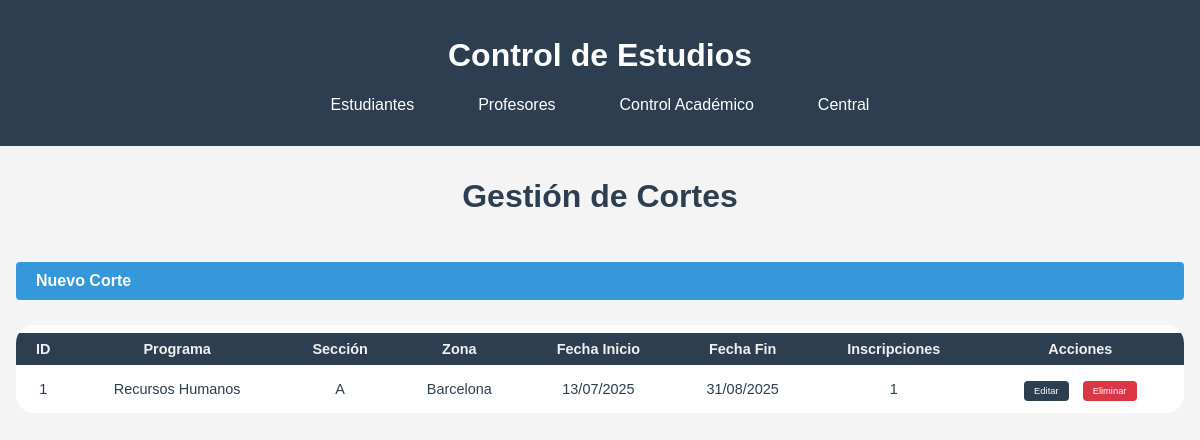
Page /control_academico/cortes on the committed database.
### modulos/control_academico/models.py (models this page shows, shortened)
class Corte(db.Model):
    __tablename__ = 'cortes'
    id = db.Column(db.Integer, primary_key=True)
    programa_id = db.Column(db.Integer, db.ForeignKey('programas.id'), nullable=False)
    seccion = db.Column(db.String(20), nullable=False)
    zona = db.Column(db.String(50), nullable=False)
    fecha_inicio = db.Column(db.Date, nullable=False)
    fecha_fin = db.Column(db.Date, nullable=False)
    programa = db.relationship('Programa', back_populates='cortes')
    inscripciones = db.relationship('Inscripcion', back_populates='corte')

class Programa(db.Model):
    __tablename__ = 'programas'
    id = db.Column(db.Integer, primary_key=True)
    nombre = db.Column(db.String(100), nullable=False)
    carrera_id = db.Column(db.Integer, db.ForeignKey('carreras.id'), nullable=False)
    carrera = db.relationship('Carrera', back_populates='programas')
    materias = db.relationship('Materia', back_populates='programa')
    cortes = db.relationship('Corte', back_populates='programa')

### modulos/control_academico/routes.py (the view)
@bp.route('/cortes')
def listar_cortes():
    cortes = Corte.query.all()
    programas = Programa.query.all()
    return render_template('control_academico/cortes.html',
                         cortes=cortes, programas=programas)

### modulos/control_academico/templates/control_academico/cortes.html (shortened to what this page needs)
{% extends "central/base.html" %}
{% block content %}
<div class="welcome-container">
    <h1 class="titulo-estudiantes">Gestión de Cortes</h1>
    <div class="tabla-estudiantes-contenedor">
        <a href="{{ url_for('control_academico.crear_corte') }}" class="btn-nuevo-estudiante">Nuevo Corte</a>
        <table class="tabla-estudiantes">
            <thead>
                <tr>
                    <th>ID</th>
                    <th>Programa</th>
                    <th>Sección</th>
                    <th>Zona</th>
                    <th>Fecha Inicio</th>
                    <th>Fecha Fin</th>
                    <th>Inscripciones</th>
                    <th>Acciones</th>
                </tr>
            </thead>
            <tbody>
                {% for corte in cortes %}
                <tr>
                    <td>{{ corte.id }}</td>
                    <td>{{ corte.programa.nombre }}</td>
                    <td>{{ corte.seccion }}</td>
                    <td>{{ corte.zona }}</td>
                    <td>{{ corte.fecha_inicio.strftime('%d/%m/%Y') }}</td>
                    <td>{{ corte.fecha_fin.strftime('%d/%m/%Y') }}</td>
                    <td>{{ corte.inscripciones|length }}</td>
                    <td>
                        <a href="{{ url_for('control_academico.editar_corte', id=corte.id) }}" class="btn-accion editar">Editar</a>
                        <a href="{{ url_for('control_academico.eliminar_corte', id=corte.id) }}" class="btn-accion eliminar" onclick="return confirm('¿Estás seguro de que quieres eliminar este corte?')">Eliminar</a>
                    </td>
                </tr>
                {% endfor %}
            </tbody>
        </table>
    </div>
</div>
{% endblock %}

### modulos/static/css/style.css (style rules this page uses)
body { font-family: Arial, sans-serif; margin: 0; padding: 0; background-color: #f4f4f4; }
.welcome-container { max-width: 1200px; margin: 2rem auto; padding: 0 1rem; }
.welcome-container h1 { text-align: center; color: #2c3e50; margin-bottom: 2rem; }
.titulo-estudiantes { text-align: center; margin-top: 20px; color: #2c3e50; }
a { text-decoration: none ; }
.btn-nuevo-estudiante { text-decoration: none; display: block; margin: 15px auto 25px auto; padding: 10px 20px; background-color: #3498db; color: white; border: none; border-radius: 4px; font-weight: bold; cursor: pointer; transition: background 0.2s; }
.tabla-estudiantes-contenedor { overflow-x: auto; margin: 0 auto; max-width: 2000px; }
.tabla-estudiantes { width: 100%; max-width: 1500; margin: 0 auto 30px auto; border-collapse: separate; border-spacing: 0 8px; border-radius: 18px; margin-bottom: 30px; background: #fff; overflow: hidden; }
.tabla-estudiantes th, .tabla-estudiantes td { padding: 8px 12px; text-align: center; }
.tabla-estudiantes, .tabla-estudiantes th, .tabla-estudiantes td { font-family: Arial, sans-serif; font-size: 0.95em; color: #2c3e50; }
.tabla-estudiantes th { background-color: #2c3e50; color: #f1f0f0; }
.btn-accion { padding: 2px 6px; border-radius: 2px; text-decoration: none; font-size: 0.65em; margin: 0 1px; }
.btn-accion.editar { background: #2c3e50; color: white; }
.btn-accion.eliminar { background: #2c3e50; color: white; }
.btn-accion { padding: 5px 10px; border-radius: 4px; text-decoration: none; color: white; margin: 0 5px; }
.btn-accion.eliminar { background-color: #dc3545; }

### rows in the picture
Corte: id "1", programa.nombre "Recursos Humanos", seccion "A", zona "Barcelona", fecha_inicio "13/07/2025", fecha_fin "31/08/2025", inscripciones|length "1"
